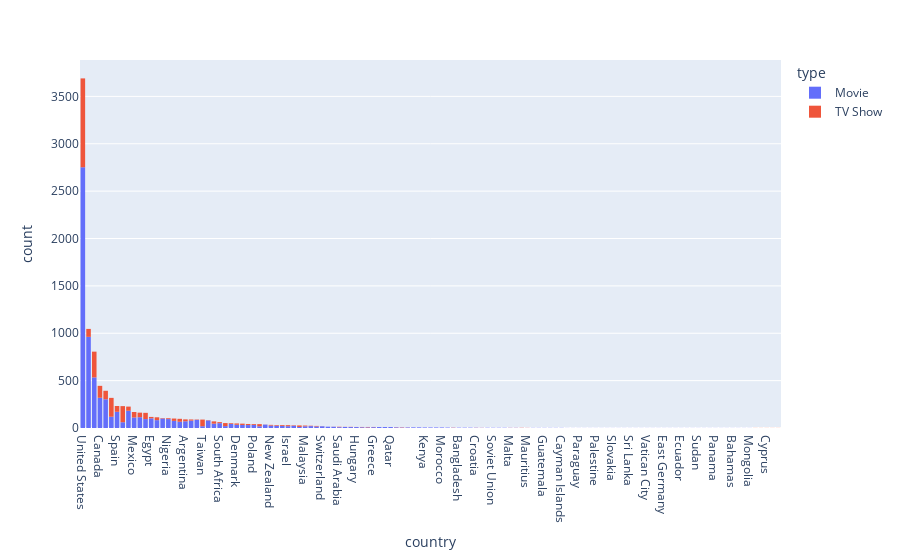

The notebook cell this image was saved under:
### Code cell
country_count['country'] = country_count['country'].str.strip()
px.histogram(country_count,'country',color='type').update_xaxes(categoryorder='total descending')

### Figure 1 — Plotly figure (JSON) as saved in the notebook; plotly's stock layout.template omitted (floating-point values rounded to 4 significant figures; data arrays with more than 128 entries replaced by an {"elided": "..."} marker saying what was removed)
{"data": [{"alignmentgroup": "True", "bingroup": "x", "hovertemplate": "type=Movie<br>country=%{x}<br>count=%{y}<extra></extra>", "legendgroup": "Movie", "marker": {"color": "#636efa", "pattern": {"shape": ""}}, "name": "Movie", "offsetgroup": "Movie", "orientation": "v", "showlegend": true, "type": "histogram", "x": {"elided": "7379 str values"}, "xaxis": "x", "yaxis": "y"}, {"alignmentgroup": "True", "bingroup": "x", "hovertemplate": "type=TV Show<br>country=%{x}<br>count=%{y}<extra></extra>", "legendgroup": "TV Show", "marker": {"color": "#EF553B", "pattern": {"shape": ""}}, "name": "TV Show", "offsetgroup": "TV Show", "orientation": "v", "showlegend": true, "type": "histogram", "x": {"elided": "2640 str values"}, "xaxis": "x", "yaxis": "y"}], "layout": {"barmode": "relative", "legend": {"title": {"text": "type"}, "tracegroupgap": 0}, "margin": {"t": 60}, "xaxis": {"anchor": "y", "categoryorder": "total descending", "domain": [0, 1], "title": {"text": "country"}}, "yaxis": {"anchor": "x", "domain": [0, 1], "title": {"text": "count"}}}}
